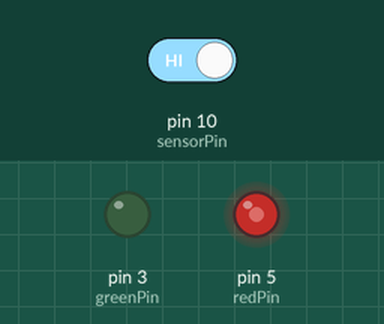
Recording of a sketch running on a simulated Arduino Uno, built with avr-gcc and run on an emulated ATmega328P. Shown: output pins drawn as LEDs (lit = HIGH). Inputs (shaded band) come from the test bench; at power-on: pin 10 (sensorPin) HIGH.

Above: at 1.2 s.
1.3 s: pin 10 (sensorPin) driven LOW
At 2.3 s:
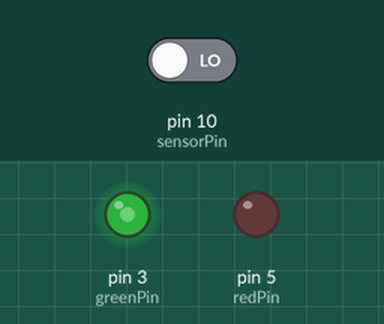
Timing chart, 0 to 4.3 s (numbered marks = the images above; inputs shaded):
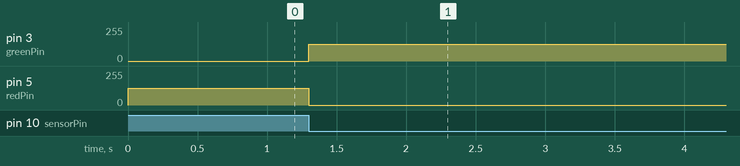

The sketch:

CircuitTestingCircuit.ino
```cpp
/*
  Continuity Checker - Based on ^Button^
    A stupid simple program developed by Theverant
    Check whether your circuit connections connect!

  RED == NO CONNECT
  GREEN == THINGS CONNECT!!

*/

// constants won't change. They're used here to set pin numbers:
const int sensorPin = 10; // the number of the pushbutton pin
const int greenPin = 3;   // the number of "Connect" the LED pin
const int redPin = 5; // the number of the "No Connect" LED pin

// variables will change:
int sensorState = LOW; // variable for reading the pushbutton status

void setup() {
  // initialize the LED pins as outputs:
  pinMode(greenPin, OUTPUT);
  pinMode(redPin, OUTPUT);
  // initialize the sensor pin as an input:
  pinMode(sensorPin, INPUT_PULLUP);
}

void loop() {
  // read the state of the pushbutton value:
  sensorState = digitalRead(sensorPin);

  // check if the pushbutton is pressed. If it is, the buttonState is HIGH:
  if (sensorState == HIGH) {
    // turn LED on:
    digitalWrite(greenPin, LOW);
  } else {
    // turn LED off:
    analogWrite(greenPin, 125);
  }
  // check if the pushbutton is pressed. If it is, the buttonState is HIGH:
  if (sensorState == HIGH) {
    // turn LED on:
    analogWrite(redPin, 125);
  } else {
    // turn LED off:
    digitalWrite(redPin, LOW);
  }

}
```

Measured:
- after the input at 1.3 s, pin 3 (greenPin): 0/255 → 125/255 at once; pin 5 (redPin): 125/255 → 0/255 at once
